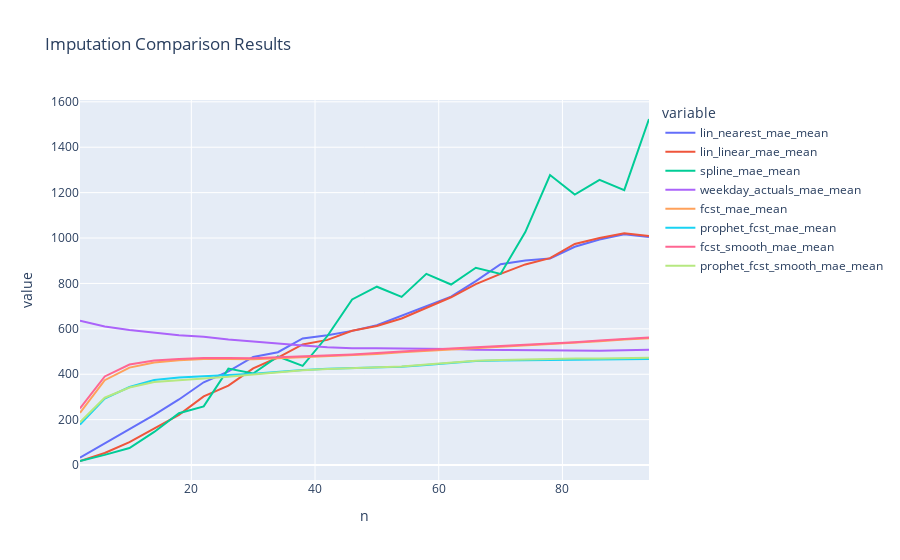

The notebook cell saved with this chart:
### Markdown cell above
Small Gap Results

### Code cell
fig = plot_imputation_results(agg_result)
fig

fig.write_html("imputation_plot_4_19_2025.html")
# Next steps: 
# Include standard deviation and confidence intervals
# Include seasonal decomposition methods
# Extend imputation window to as much as 5 days, but reduce granularity

### Figure 1 — Plotly figure (JSON) as saved in the notebook; plotly's stock layout.template omitted (floating-point values rounded to 4 significant figures)
{"data": [{"hovertemplate": "variable=lin_nearest_mae_mean<br>n=%{x}<br>value=%{y}<extra></extra>", "legendgroup": "lin_nearest_mae_mean", "line": {"color": "#636efa", "dash": "solid"}, "marker": {"symbol": "circle"}, "mode": "lines", "name": "lin_nearest_mae_mean", "orientation": "v", "showlegend": true, "type": "scatter", "x": [2, 6, 10, 14, 18, 22, 26, 30, 34, 38, 42, 46, 50, 54, 58, 62, 66, 70, 74, 78, 82, 86, 90, 94], "xaxis": "x", "y": [32.43, 95.01, 159.3, 221.1, 289.0, 364.6, 412.2, 476.1, 496.9, 557.6, 571.6, 591.0, 615.9, 657.6, 701.9, 742.1, 810.5, 884.8, 901.1, 910.2, 961.5, 993.7, 1017.0, 1005.0], "yaxis": "y"}, {"hovertemplate": "variable=lin_linear_mae_mean<br>n=%{x}<br>value=%{y}<extra></extra>", "legendgroup": "lin_linear_mae_mean", "line": {"color": "#EF553B", "dash": "solid"}, "marker": {"symbol": "circle"}, "mode": "lines", "name": "lin_linear_mae_mean", "orientation": "v", "showlegend": true, "type": "scatter", "x": [2, 6, 10, 14, 18, 22, 26, 30, 34, 38, 42, 46, 50, 54, 58, 62, 66, 70, 74, 78, 82, 86, 90, 94], "xaxis": "x", "y": [17.87, 53.06, 101.0, 160.4, 220.9, 302.5, 349.9, 426.1, 473.6, 531.2, 551.3, 591.6, 612.9, 645.8, 692.8, 739.1, 796.7, 842.2, 883.7, 911.5, 974.0, 1000.0, 1021.0, 1009.0], "yaxis": "y"}, {"hovertemplate": "variable=spline_mae_mean<br>n=%{x}<br>value=%{y}<extra></extra>", "legendgroup": "spline_mae_mean", "line": {"color": "#00cc96", "dash": "solid"}, "marker": {"symbol": "circle"}, "mode": "lines", "name": "spline_mae_mean", "orientation": "v", "showlegend": true, "type": "scatter", "x": [2, 6, 10, 14, 18, 22, 26, 30, 34, 38, 42, 46, 50, 54, 58, 62, 66, 70, 74, 78, 82, 86, 90, 94], "xaxis": "x", "y": [18.06, 44.78, 75.15, 145.8, 228.2, 258.6, 425.0, 403.1, 478.3, 437.1, 568.4, 729.5, 785.6, 740.7, 842.2, 795.3, 869.0, 841.7, 1026.0, 1278.0, 1191.0, 1256.0, 1211.0, 1524.0], "yaxis": "y"}, {"hovertemplate": "variable=weekday_actuals_mae_mean<br>n=%{x}<br>value=%{y}<extra></extra>", "legendgroup": "weekday_actuals_mae_mean", "line": {"color": "#ab63fa", "dash": "solid"}, "marker": {"symbol": "circle"}, "mode": "lines", "name": "weekday_actuals_mae_mean", "orientation": "v", "showlegend": true, "type": "scatter", "x": [2, 6, 10, 14, 18, 22, 26, 30, 34, 38, 42, 46, 50, 54, 58, 62, 66, 70, 74, 78, 82, 86, 90, 94], "xaxis": "x", "y": [636.2, 610.1, 594.9, 582.6, 571.8, 565.4, 553.0, 544.5, 534.8, 526.1, 518.7, 514.6, 514.9, 514.1, 513.8, 510.9, 507.4, 506.4, 505.8, 503.9, 502.8, 503.8, 505.3, 507.7], "yaxis": "y"}, {"hovertemplate": "variable=fcst_mae_mean<br>n=%{x}<br>value=%{y}<extra></extra>", "legendgroup": "fcst_mae_mean", "line": {"color": "#FFA15A", "dash": "solid"}, "marker": {"symbol": "circle"}, "mode": "lines", "name": "fcst_mae_mean", "orientation": "v", "showlegend": true, "type": "scatter", "x": [2, 6, 10, 14, 18, 22, 26, 30, 34, 38, 42, 46, 50, 54, 58, 62, 66, 70, 74, 78, 82, 86, 90, 94], "xaxis": "x", "y": [229.9, 373.9, 429.4, 451.8, 461.3, 467.4, 466.8, 465.9, 470.1, 474.8, 479.3, 483.5, 489.6, 497.3, 503.0, 509.1, 515.9, 522.8, 528.1, 533.3, 539.4, 545.9, 553.0, 558.7], "yaxis": "y"}, {"hovertemplate": "variable=prophet_fcst_mae_mean<br>n=%{x}<br>value=%{y}<extra></extra>", "legendgroup": "prophet_fcst_mae_mean", "line": {"color": "#19d3f3", "dash": "solid"}, "marker": {"symbol": "circle"}, "mode": "lines", "name": "prophet_fcst_mae_mean", "orientation": "v", "showlegend": true, "type": "scatter", "x": [2, 6, 10, 14, 18, 22, 26, 30, 34, 38, 42, 46, 50, 54, 58, 62, 66, 70, 74, 78, 82, 86, 90, 94], "xaxis": "x", "y": [177.9, 292.6, 343.8, 374.6, 385.1, 392.2, 397.0, 402.7, 411.5, 419.1, 424.4, 427.0, 428.1, 433.0, 440.7, 450.6, 458.6, 461.0, 462.2, 464.1, 464.7, 464.6, 465.5, 467.1], "yaxis": "y"}, {"hovertemplate": "variable=fcst_smooth_mae_mean<br>n=%{x}<br>value=%{y}<extra></extra>", "legendgroup": "fcst_smooth_mae_mean", "line": {"color": "#FF6692", "dash": "solid"}, "marker": {"symbol": "circle"}, "mode": "lines", "name": "fcst_smooth_mae_mean", "orientation": "v", "showlegend": true, "type": "scatter", "x": [2, 6, 10, 14, 18, 22, 26, 30, 34, 38, 42, 46, 50, 54, 58, 62, 66, 70, 74, 78, 82, 86, 90, 94], "xaxis": "x", "y": [249.4, 390.4, 442.7, 460.9, 467.6, 471.8, 471.8, 471.0, 474.6, 477.8, 482.0, 487.1, 493.4, 501.2, 507.2, 513.2, 518.8, 524.0, 528.8, 534.5, 541.3, 549.1, 556.6, 562.4], "yaxis": "y"}, {"hovertemplate": "variable=prophet_fcst_smooth_mae_mean<br>n=%{x}<br>value=%{y}<extra></extra>", "legendgroup": "prophet_fcst_smooth_mae_mean", "line": {"color": "#B6E880", "dash": "solid"}, "marker": {"symbol": "circle"}, "mode": "lines", "name": "prophet_fcst_smooth_mae_mean", "orientation": "v", "showlegend": true, "type": "scatter", "x": [2, 6, 10, 14, 18, 22, 26, 30, 34, 38, 42, 46, 50, 54, 58, 62, 66, 70, 74, 78, 82, 86, 90, 94], "xaxis": "x", "y": [188.8, 296.6, 341.4, 365.7, 374.0, 380.4, 389.0, 399.1, 408.9, 417.4, 423.6, 426.7, 428.8, 434.6, 442.7, 451.7, 459.6, 462.6, 465.4, 468.0, 469.3, 469.7, 470.9, 472.5], "yaxis": "y"}], "layout": {"legend": {"title": {"text": "variable"}, "tracegroupgap": 0}, "title": {"text": "Imputation Comparison Results"}, "xaxis": {"anchor": "y", "domain": [0, 1], "title": {"text": "n"}}, "yaxis": {"anchor": "x", "domain": [0, 1], "title": {"text": "value"}}}}
